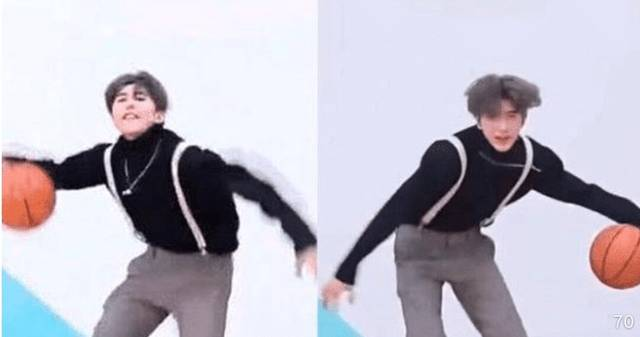
#> input picture .firecrawl/cai-xukun-basketball-reference.jpg, 640 x 337 px
$ python -i pixel_street_theme.py   (imports and definitions only)
#> lines starting #> are read from the running program, lines starting #| are printed output that depends on the picture
#> further down, picture is the input picture: PIL image 640x337 RGB; mean R, G, B 189, 185.4, 197.6
from __future__ import annotations

from functools import lru_cache
from pathlib import Path

from PIL import Image


ROOT = Path(r"D:\篮球")
REFERENCE = ROOT / "新设计" / "视觉基准" / "招募结果_像素街球视觉母版.png"


@lru_cache(maxsize=8)
def reference_palette(colors: int = 128) -> Image.Image:
    """Build a fixed palette from the approved recruitment-result master image."""
    ref = Image.open(REFERENCE).convert("RGB")
    ref.thumbnail((512, 1024), Image.Resampling.BOX)
    quantized = ref.quantize(colors=colors, method=Image.Quantize.MEDIANCUT, dither=Image.Dither.NONE)
    palette = Image.new("P", (1, 1))
    palette.putpalette(quantized.getpalette())
    return palette


def pixel_finish(image: Image.Image, grid: int = 2, colors: int = 128) -> Image.Image:
    """Force integer pixels, a reference-derived palette, and hard alpha edges."""
#> called with grid = 2, colors = 128
    src = image.convert("RGBA")
    width, height = src.size
#> width = 640; height = 337
    small_size = (max(1, width // grid), max(1, height // grid))
#> small_size = (320, 168)

    alpha = src.getchannel("A")
#> alpha: PIL image 640x337 L; every value is 255
    rgb = Image.new("RGB", src.size, (255, 255, 255))
#> rgb: PIL image 640x337 RGB; every value is 255
    rgb.paste(src.convert("RGB"), mask=alpha)
    small_rgb = rgb.resize(small_size, Image.Resampling.BOX)
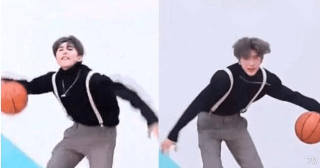
#> small_rgb: PIL image 320x168 RGB; mean R, G, B 189.4, 185.8, 198.1
    small_rgb = small_rgb.quantize(palette=reference_palette(colors), dither=Image.Dither.NONE).convert("RGB")
    pixel_rgb = small_rgb.resize((width, height), Image.Resampling.NEAREST)

    small_alpha = alpha.resize(small_size, Image.Resampling.BOX).point(lambda value: 255 if value >= 112 else 0)
    pixel_alpha = small_alpha.resize((width, height), Image.Resampling.NEAREST)
    result = pixel_rgb.convert("RGBA")
    result.putalpha(pixel_alpha)
    return result

>>> from PIL import Image
>>> picture = Image.open('../.firecrawl/cai-xukun-basketball-reference.jpg')
#> (the run stopped early here; a loop or call above may not have finished)
